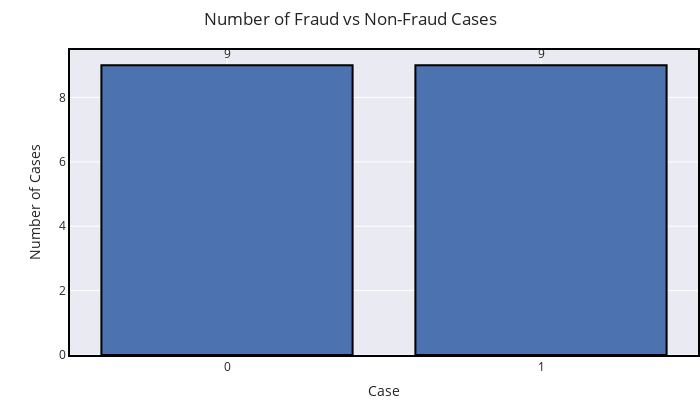

The notebook cell saved with this chart:
### Code cell
#Frauds vs. Non-Frauds for the new dataframe
group = df1_rs.groupby('Class')['scaled_time'].count()
fig = go.Figure()
fig.add_trace(go.Bar(name='counts',x=group.index, y=group.values, marker_line_color='black', marker_line_width=2,
                     text=group.values,textposition='outside'))
fig.update_yaxes(title_text='Number of Cases')
fig.update_xaxes(title_text='Case',nticks=3)
fig.update_layout(template='seaborn',hovermode='closest',title='Number of Fraud vs Non-Fraud Cases',
                 width=700,height=400,xaxis=dict(mirror=True,linecolor='black',linewidth=2),
                 yaxis=dict(mirror=True,linecolor='black',linewidth=2),margin=dict(t=50,b=0,l=70,r=0))
fig.show()

### Figure 1 — Plotly figure (JSON) as saved in the notebook; plotly's stock layout.template omitted (floating-point values rounded to 4 significant figures)
{"data": [{"marker": {"line": {"color": "black", "width": 2}}, "name": "counts", "text": [9, 9], "textposition": "outside", "type": "bar", "x": [0, 1], "y": [9, 9]}], "layout": {"height": 400, "hovermode": "closest", "margin": {"b": 0, "l": 70, "r": 0, "t": 50}, "title": {"text": "Number of Fraud vs Non-Fraud Cases"}, "width": 700, "xaxis": {"linecolor": "black", "linewidth": 2, "mirror": true, "nticks": 3, "title": {"text": "Case"}}, "yaxis": {"linecolor": "black", "linewidth": 2, "mirror": true, "title": {"text": "Number of Cases"}}}}
